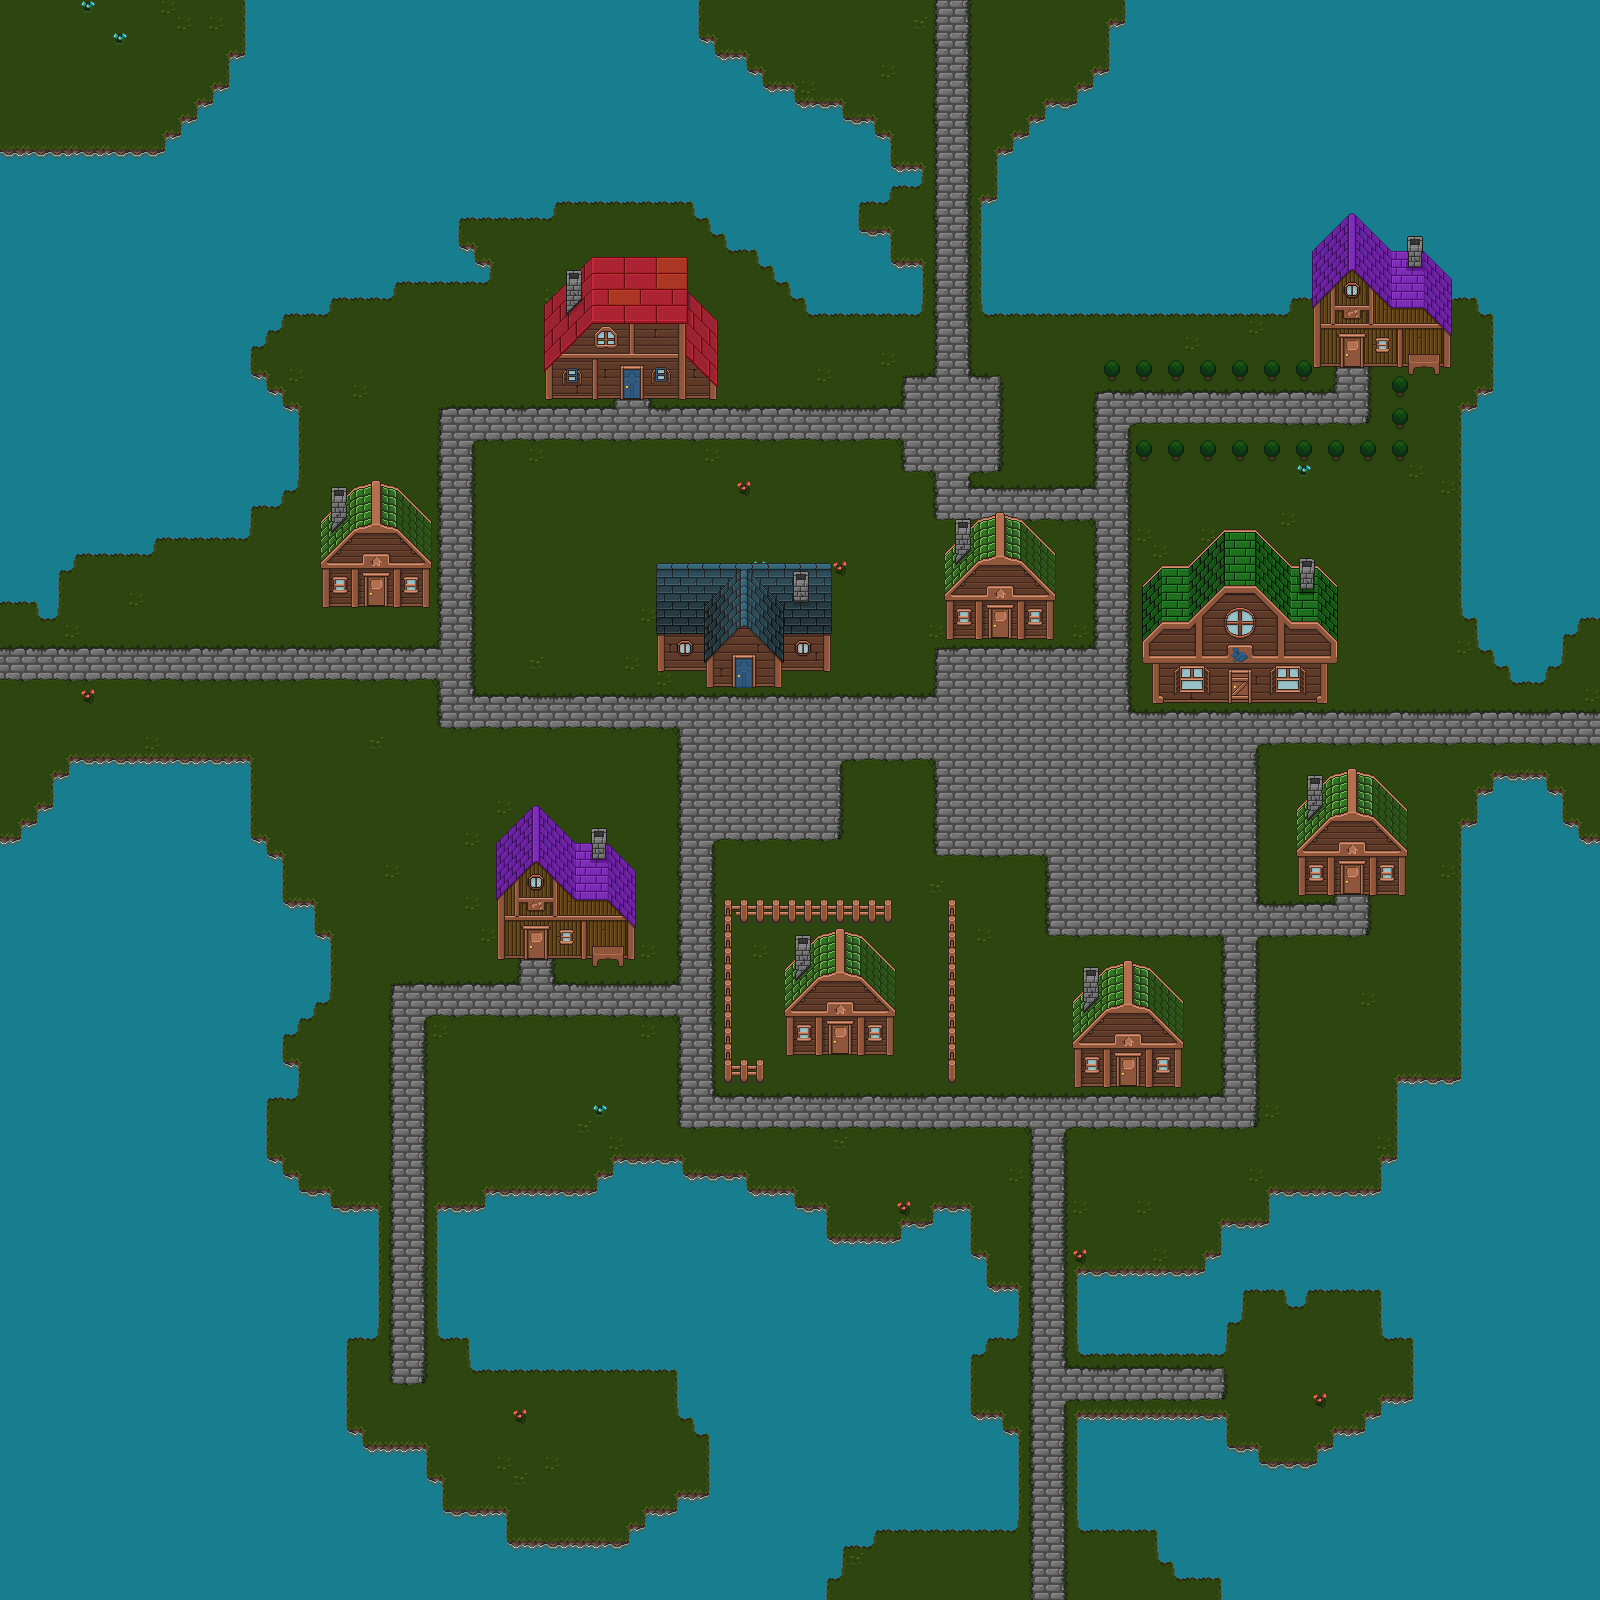

Tiled map render using the project's own tile images. Description and the map definition, with tile-layer contents summarised, below:
An orthogonal 100x100 tile map with 16x16 px tiles, 2 tile layers (Spring Base, Spring Upper), 1 hidden layer not drawn, 2 tilesets and 17 objects (11x Entrance, Route2, Route3, Route4, PlayerSpawn, ...).

<map version="1.4" tiledversion="1.4.1" orientation="orthogonal" renderorder="right-down" width="100" height="100" tilewidth="16" tileheight="16" infinite="0" nextlayerid="9" nextobjectid="53">
 <properties>
  <property name="Background" value="UO-Stones" />
  <property name="Outside" type="bool" value="true" />
  <property name="Town" type="bool" value="true" />
 </properties>
 <tileset firstgid="1" source="../Tilesets/tilesetManorGrounds.tsx" />
 <tileset firstgid="626" source="../Tilesets/tsBuildings.tsx" />
 <layer id="1" name="Spring Base" width="100" height="100">
  <data>[10000 cells, 10000 non-empty, 41 distinct tile ids]</data>
 </layer>
 <layer id="2" name="Spring Ground" width="100" height="100" visible="0">
  <data>[10000 cells, 0 non-empty, 0 distinct tile ids]</data>
 </layer>
 <layer id="3" name="Spring Upper" width="100" height="100">
  <data>[10000 cells, 833 non-empty, 458 distinct tile ids]</data>
 </layer>
 <objectgroup id="6" name="Character">
  <object id="9" name="Route2" x="1123.63" y="386.787" width="10.6667" height="10" />
  <object id="10" name="Route3" x="946.333" y="431.337" width="15" height="9" />
  <object id="12" name="Route4" x="1131.18" y="449.788" width="8" height="7" />
  <object id="28" name="PlayerSpawn" x="741.598" y="772.28" width="5.63636" height="5.27273" />
  <object id="51" name="Route1" x="1346" y="357.667" width="10.6667" height="10" />
  <object id="52" name="Check1" x="576" y="1024" width="16" height="16" />
 </objectgroup>
 <objectgroup id="7" name="Travel">
  <object id="24" name="Entrance" x="368" y="604" width="16" height="4">
   <properties>
    <property name="Door" type="bool" value="true" />
    <property name="EntranceDir" value="Down" />
    <property name="Map" value="mapGuildhouse" />
   </properties>
  </object>
  <object id="34" name="Entrance" x="1596" y="704" width="4" height="48">
   <properties>
    <property name="EntranceDir" value="Left" />
    <property name="Map" value="mapConnection_01" />
   </properties>
  </object>
  <object id="35" name="Entrance" x="0" y="640" width="4" height="48">
   <properties>
    <property name="EntranceDir" value="Right" />
    <property name="Map" value="mapConnection_02" />
   </properties>
  </object>
  <object id="38" name="Entrance" x="1120" y="1084" width="16" height="4">
   <properties>
    <property name="Door" type="bool" value="true" />
    <property name="EntranceDir" value="Down" />
    <property name="Map" value="mapHouseNPC1" />
   </properties>
  </object>
  <object id="43" name="Entrance" x="1232" y="700.017" width="16" height="4">
   <properties>
    <property name="Door" type="bool" value="true" />
    <property name="EntranceDir" value="Down" />
    <property name="Map" value="mapTavern" />
   </properties>
  </object>
  <object id="45" name="Entrance" x="528" y="956" width="16" height="4">
   <properties>
    <property name="Door" type="bool" value="true" />
    <property name="EntranceDir" value="Down" />
    <property name="Map" value="mapMagicShop" />
   </properties>
  </object>
  <object id="46" name="Entrance" x="736" y="684" width="16" height="4">
   <properties>
    <property name="Door" type="bool" value="true" />
    <property name="EntranceDir" value="Down" />
    <property name="Map" value="mapApothecary" />
   </properties>
  </object>
  <object id="47" name="Entrance" x="624" y="396" width="16" height="4">
   <properties>
    <property name="Door" type="bool" value="true" />
    <property name="EntranceDir" value="Down" />
    <property name="Map" value="mapHouse_NPC3" />
   </properties>
  </object>
  <object id="48" name="Entrance" x="832" y="1052" width="16" height="4">
   <properties>
    <property name="Door" type="bool" value="true" />
    <property name="EntranceDir" value="Down" />
    <property name="Map" value="mapGeneralStore" />
   </properties>
  </object>
  <object id="49" name="Entrance" x="1344" y="892" width="16" height="4">
   <properties>
    <property name="Door" type="bool" value="true" />
    <property name="EntranceDir" value="Down" />
    <property name="Map" value="mapMayorsHouse" />
   </properties>
  </object>
  <object id="50" name="Entrance" x="1152" y="1596" width="48" height="4">
   <properties>
    <property name="EntranceDir" value="Up" />
    <property name="Map" value="mapConnection_03" />
   </properties>
  </object>
 </objectgroup>
</map>
